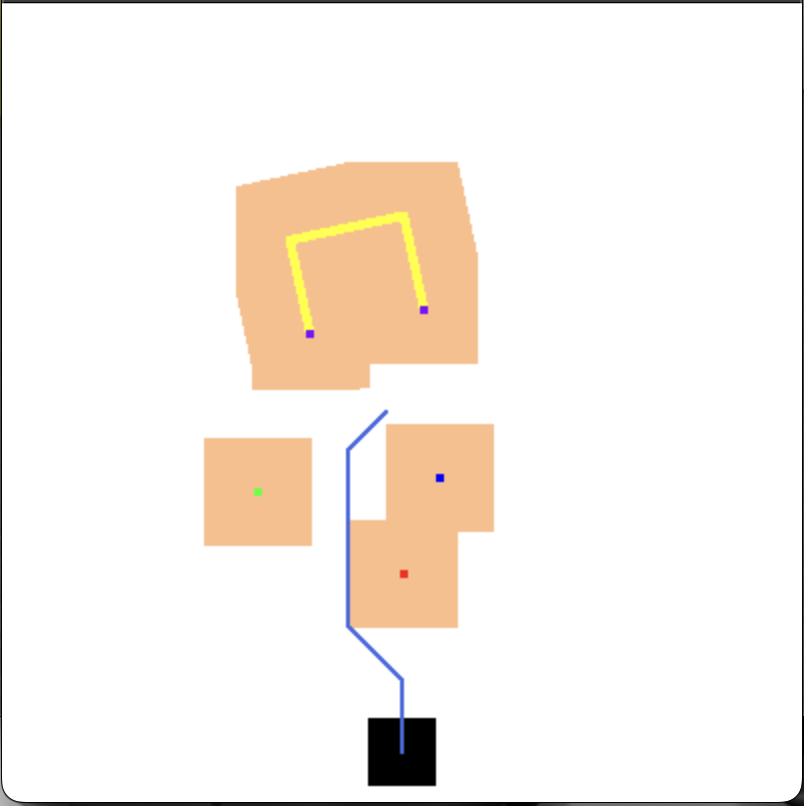

Here is the Python script that generated this plot:
import matplotlib.pyplot as plt
import numpy as np
import cv2

from math import pi, tan, sqrt, acos, fabs, asin
from geometry import dist2Points, lineFrom2Dots4Map,\
    getCenter2Dots, getUnitVecrot, getAngeleBetweenArrays
from collections import deque


MAPWIDTH = 400
MAPLENGHT = 400

GDIST = 45

GARAGEW = 58
GARAGEH = 48

DELTANGLE = 30

ROBOT_X = 200
ROBOT_Y = 375
ROBOT_DIAGONAL = 34
OFFSET = 20
OBSTACLE_DIAGONAL = 4

#colors in BGR format
colors = {"WHITE":      (0,   [255, 255, 255]),
          "VIOLET":     (1,   [255, 0, 127]),
          "RED":        (2,   [0, 0, 255]),
          "GREEN":      (3,   [0, 255, 0]),
          "BLUE":       (4,   [255, 0, 0]),
          "YELLOW":     (5,   [0, 255, 255]),
          "ROBOT":      (6,   [0, 0, 0]),
          "WAY":        (7,   [225, 105, 65]),
          "ZONE":       (8,   [136, 189, 255])
          }

MAP = [[0 for i in range(MAPWIDTH)] for j in range(MAPLENGHT)]


class Map(object):
    mapr = [[0 for i in range(MAPWIDTH)] for j in range(MAPLENGHT)]

    def __init__(self):
        # super().__init__()
        self.goal = (0, 0)
        self.position = "RIGHT"
        self.mapInt = [[0 for i in range(MAPWIDTH)] for j in range(MAPLENGHT)]
        self.MAPgr = []

    def getApprPath(self) -> tuple:
        """
        Do approximating the path that was found by bfs algorithm.
        :return: distances and angles, acording to them robot will move.
        """
        self.drawRobot()
        self.MAPgr = []
        for i in range(MAPLENGHT):
            self.MAPgr.append([])
            for j in range(MAPWIDTH):
                self.MAPgr[i].append(list(colors.values())[self.mapr[i][j]][1])

        self.MAPgr = np.array(self.MAPgr).astype(np.uint8)
        hsv = cv2.cvtColor(self.MAPgr, cv2.COLOR_BGR2HSV)
        THRESH = cv2.inRange(hsv, np.array([110, 175, 220]), np.array([120, 185, 230]))

        CONTOURS = cv2.findContours(THRESH.copy(), cv2.RETR_TREE, cv2.CHAIN_APPROX_SIMPLE)

        ar = []
        for cont in CONTOURS[0]:
            arclen = cv2.arcLength(cont, True)

            # do approx
            eps = 0.01
            epsilon = arclen * eps
            area = np.array(cv2.approxPolyDP(cont, epsilon, True))
            polygon_vertexies = len(area)
            ar.append(area)

        a = ar[0].tolist()[:int(len(ar[0]) / 2 + 1)]
        a.reverse()
        dist = []
        vec = [np.array([0, -1])]
        rot = []
        for i in range(0, len(a) - 1):
            dist.append(dist2Points(a[i][0][0], a[i][0][1], a[i + 1][0][0], a[i + 1][0][1]))
            vec.append(getUnitVecrot(a[i][0], a[i + 1][0]))

        for i in range(len(vec) - 1):
            rot.append(getAngeleBetweenArrays(vec[i], vec[i + 1]))

        return dist, rot


    def drawCircle(self, x: int, y: int, r: int, c: str):
        """
        Insert int from 0 to 8 (depends on circle color) to mapInt
        :param x: x coordinate of circle center.
        :param y: y coordinate of circle center.
        :param r: circle radius.
        :param c: circle color.
        :return: mapInt with inserted circle.
        """
        for yi in range(y - r, y + r):
            for xi in range(x - r, x + r):
                # if ((x - xi) ** 2 + (y - yi) ** 2) <= r ** 2:
                    try:
                        if (xi < 400 and xi > 0) and (yi < 400 and yi > 0) and (self.mapr[yi][xi] == 0 or self.mapr[yi][xi] == colors["ZONE"][0]):
                            self.mapr[yi][xi] = colors[c][0]
                    except IndexError:
                        continue
        return self.mapInt

    def drawDotWithZone(self, x: float, y: float, color: str):
        self.drawCircle(round(x), round(y), round(OBSTACLE_DIAGONAL / 2), color)
        self.drawCircle(round(x), round(y), round((ROBOT_DIAGONAL + OFFSET) / 2), "ZONE")

    def defineGoal(self, point1: tuple, point2: tuple, side: str) -> tuple:
        k, b = lineFrom2Dots4Map(point1, point2)
        ko = -1/k if k != 0 else -99999999
        x, y = getCenter2Dots([point1, point2])
        b = y - ko * x
        xg, yg = x, y
        while dist2Points(x, y, xg, yg) < GDIST:
            if side == "TOP" or side == "DOWN":
                yg -= 1 if side == "TOP" else -1
                xg = (yg - b) / ko
            else:
                xg -= 1 if side == "LEFT" else -1
                yg = ko * xg + b
        return (round(xg), round(yg))

    def drawSquareBy2Dots(self, point1: tuple, point2: tuple, h: int, side: str = "LEFT", entry: str = "TOP"):
        k, b = lineFrom2Dots4Map(point1, point2)
        if entry != "DOWN":
            for x in range(point1[0], point2[0]):
                y = round(k * x + b)
                self.drawDotWithZone(x, y, "YELLOW")

        # k, b = lineFrom2Dots4Map(point1, point2)
        ko = -1/k if k != 0 else -99999999
        b1 = point1[1] - ko * point1[0]
        b2 = point2[1] - ko * point2[0]
        x1, y1 = point1
        x2, y2 = point2

        while dist2Points(x1, y1, point1[0], point1[1]) < h and dist2Points(x2, y2, point2[0], point2[1]) < h:
            y1 -= 1
            y2 -= 1
            x1 = (y1 - b1) / ko
            x2 = (y2 - b2) / ko
            if entry == "TOP" or entry == "DOWN" or entry == "RIGHT":
                self.drawDotWithZone(x1, y1, "YELLOW")
            if entry == "TOP" or entry == "DOWN" or entry == "LEFT":
                self.drawDotWithZone(x2, y2, "YELLOW")
        if entry == "RIGHT" or entry == "LEFT" or entry == "DOWN":
            x, y = x1, y1
            b = y - k*x
            while dist2Points(x1, y1, x2, y2) > dist2Points(x, y, x1, y1):
                x += 1 if x1 < x2 else -1
                y = k*x + b
                self.drawDotWithZone(x, y, "YELLOW")
        if entry == "RIGHT":
            self.goal = self.defineGoal((point2[0], point2[1]), (x2, y2), entry)
        elif entry == "LEFT":
            self.goal = self.defineGoal((x1, y1), (point1[0], point1[1]), entry)
        elif entry == "TOP":
            self.goal = self.defineGoal((x1, y1), (x2, y2), entry)
        elif entry == "DOWN":
            self.goal = self.defineGoal(point1, point2, entry)


    def drawRobot(self):
        radius = int(ROBOT_DIAGONAL / 2)
        self.drawCircle(ROBOT_X, ROBOT_Y, radius, "ROBOT")

    def drawObstacle(self, dist: float, angle: float, color: str):
        omega = 90 + angle

        b = ROBOT_Y - tan(pi * (omega / 180)) * ROBOT_X

        x, y = ROBOT_X, ROBOT_Y
        while dist2Points(ROBOT_X, ROBOT_Y, x, y) < dist:
            y -= 1
            x = (y - b) / tan(pi * (omega / 180))
        self.drawDotWithZone(x, y, color)
        return (x, y)

    def drawGarage(self, dist: float, angleMap: float, angleP: float, entry: str):
        if entry == "DOWN":
            omega = 90 + angleMap

            k0 = tan(pi * (omega / 180))
            b = ROBOT_Y - k0 * ROBOT_X

            x, y = ROBOT_X, ROBOT_Y
            while dist2Points(ROBOT_X, ROBOT_Y, x, y) < dist:
                y -= 1
                x = (y - b) / k0

            zeta = -270 + angleP
            k1 = tan(pi * (zeta / 180))
            b = y - k1 * x
            k10 = -1 / k1 if k1 != 0 else -99999999
            xg, yg = x, y
            b0 = yg - k10 * xg
            while dist2Points(xg, yg, x, y) < 30:
                yg += 1
                xg = (yg - b0) / k10

            x1viol, y1viol = x2viol, y2viol = x, y
            while dist2Points(x, y, x1viol, y1viol) < GARAGEW / 2:
                x1viol -= 1
                y1viol = k1 * x1viol + b
                x2viol += 1
                y2viol = k1 * x2viol + b

            self.drawDotWithZone(x1viol, y1viol, "VIOLET")
            self.drawDotWithZone(x2viol, y2viol, "VIOLET")

            self.drawSquareBy2Dots((x1viol, y1viol), (x2viol, y2viol), GARAGEH, entry,"DOWN")
        elif entry:
            point1 = self.drawObstacle(dist[0], angleMap[0], "WHITE")
            point2 = self.drawObstacle(dist[1], angleMap[1], "WHITE")
            dot1 = getCenter2Dots([point1, point2])
            k, b = lineFrom2Dots4Map(point1, point2)
            self.drawDotWithZone(dot1[0], dot1[1], "VIOLET")
            if entry == "LEFT":
                x, y = dot1
                while dist2Points(dot1[0], dot1[1], x, y) < GARAGEW:
                    x -= 1
                    y = k*x + b
                dot2 = (x, y)
            elif entry == "RIGHT":
                x, y = dot1
                while dist2Points(dot1[0], dot1[1], x, y) < GARAGEW:
                    x += 1
                    y = k * x + b
                dot2 = (x, y)
            else:
                x, y = dot1
                while dist2Points(dot1[0], dot1[1], x, y) < GARAGEW:
                    y -= 1
                    x = (y-b) / k
                dot2 = (x, y)

            self.drawDotWithZone(dot2[0], dot2[1], "VIOLET")
            self.drawSquareBy2Dots(dot1, dot2, GARAGEH, entry,"DOWN")
        else:
            LeftPoints = []
            RightPoints =[]
            k0 = 0
            for i in range(0, len(dist), 2):
                omega1 = 90 + angleMap[i]

                b = ROBOT_Y - tan(pi * (omega1 / 180)) * ROBOT_X

                x, y = ROBOT_X, ROBOT_Y
                while dist2Points(ROBOT_X, ROBOT_Y, x, y) < dist[i]:
                    y -= 1
                    x = (y - b) / tan(pi * (omega1 / 180))
                point1 = (round(x), round(y))

                omega = 90 + angleMap[i+1]

                b = ROBOT_Y - tan(pi * (omega / 180)) * ROBOT_X

                x, y = ROBOT_X, ROBOT_Y
                while dist2Points(ROBOT_X, ROBOT_Y, x, y) < dist[i + 1]:
                    y -= 1
                    x = (y - b) / tan(pi * (omega / 180))
                point2 = (round(x), round(y))
                k, b = (lineFrom2Dots4Map(point1, point2))
                if fabs(k) > 1:
                    if len(LeftPoints) != 2:
                        LeftPoints.append(point1)
                        LeftPoints.append(point2)

                    else:
                        if max(LeftPoints, key = lambda x: x[0]) < max([point1, point2], key = lambda x: x[0]):
                            LeftPoints.remove(max(LeftPoints, key = lambda x: x[0]))
                            LeftPoints.insert(0, max([point1, point2], key = lambda x: x[0]))
                            LeftPoints.sort()
                        if min(LeftPoints, key = lambda x: x[0]) > min([point1, point2], key = lambda x: x[0]):
                            LeftPoints.remove(min(LeftPoints, key = lambda x: x[0]))
                            LeftPoints.insert(0, min([point1, point2], key = lambda x: x[0]))
                            LeftPoints.sort()

                else:
                    if len(RightPoints) != 2:
                        RightPoints.append(point1)
                        RightPoints.append(point2)
                    else:
                        if max(RightPoints, key = lambda x: x[0]) < max([point1, point2], key = lambda x: x[0]):
                            RightPoints.remove(max(RightPoints, key = lambda x: x[0]))
                            RightPoints.insert(0, max([point1, point2], key = lambda x: x[0]))
                            RightPoints.sort()
                        if min(RightPoints, key = lambda x: x[0]) > min([point1, point2], key = lambda x: x[0]):
                            RightPoints.remove(min(RightPoints, key = lambda x: x[0]))
                            RightPoints.insert(0, min([point1, point2], key = lambda x: x[0]))
                            RightPoints.sort()

            if len(RightPoints) == 2 and len(LeftPoints) == 2:

                distRight = dist2Points(RightPoints[0][0], RightPoints[0][1], RightPoints[1][0], RightPoints[1][1])
                distLeft = dist2Points(LeftPoints[0][0], LeftPoints[0][1], LeftPoints[1][0], LeftPoints[1][1])
                H = GARAGEH
                if distRight > distLeft:
                    self.drawSquareBy2Dots(RightPoints[0], RightPoints[1], H, entry = "TOP")
                else:
                    self.drawSquareBy2Dots(LeftPoints[0], LeftPoints[1], H, entry = "TOP")
            elif len(LeftPoints) != 2:
                distRight = dist2Points(RightPoints[0][0], RightPoints[0][1], RightPoints[1][0], RightPoints[1][1])
                H = GARAGEH if (fabs(GARAGEW - distRight) < fabs(GARAGEH - distRight)) else GARAGEW
                self.drawSquareBy2Dots(RightPoints[0], RightPoints[1], H, entry = "TOP" if H == GARAGEH else self.position)

            elif len(RightPoints) != 2:
                distLeft = dist2Points(LeftPoints[0][0], LeftPoints[0][1], LeftPoints[1][0], LeftPoints[1][1])
                H = GARAGEH if (fabs(GARAGEW - distLeft) < fabs(GARAGEH - distLeft)) else GARAGEW
                self.drawSquareBy2Dots(LeftPoints[0], LeftPoints[1], H, entry = "TOP" if H == GARAGEH else self.position)

    def bfs(self) -> list:
        start = (ROBOT_X, ROBOT_Y)
        goal = self.goal
        graph = {}

        def getPossibleNodes(x: int, y: int) -> list:
            check_node = lambda x, y: True if 0 <= x < MAPWIDTH and 0 <= y < MAPLENGHT and not self.mapr[y][x] else False
            ways = [-1, 0], [0, -1], [1, 0], [0, 1], [-1, -1], [1, -1], [1, 1], [-1, 1]
            return [(x+ways[i][0], y+ways[i][1]) for i in range(len(ways)) if check_node(x+ways[i][0], y+ways[i][1])]

        for y, row in enumerate(self.mapInt):
            for x, col in enumerate(row):
                if not col:
                    graph[(x, y)] = graph.get((x, y), []) + getPossibleNodes(x, y)

        queue = deque([start])
        visited = {start: None}


        while queue:
            cur_node = queue.popleft()
            if cur_node == goal:
                break
            next_nodes = graph[cur_node]
            for next_node in next_nodes:
                if next_node not in visited:
                    queue.append(next_node)
                    visited[next_node] = cur_node

        path = []
        cell = goal
        while cell and cell in visited:
            self.drawCircle(cell[0], cell[1], int(1), "WAY")
            path.append(cell)
            cell = visited[cell]
        return self.getApprPath() if path else ([], [])

    def showMap(self):

        self.MAPgr = []
        for i in range(MAPLENGHT):
            self.MAPgr.append([])
            for j in range(MAPWIDTH):
                self.MAPgr[i].append(list(colors.values())[self.mapr[i][j]][1])

        self.MAPgr = np.array(self.MAPgr).astype(np.uint8)

        while True:
            cv2.imshow("map",self.MAPgr)
            if cv2.waitKey(0) & 0xFF == ord('q'):
                cv2.destroyAllWindows()
                # self.drawCircle(200, 200, 210, "WHITE")
                # self.clearMAPBGR()
                # self.mapClear()
                break

    def mapClear(self):
        # self.mapInt = None
        # del self.mapInt
        # self.__init__()
        self.mapInt.clear()
        self.mapInt  = [[0 for i in range(MAPWIDTH)] for j in range(MAPLENGHT)]
    # def clearMAPBGR(self):
    #     self.MAPgr = None
    #     # del self.MAPgr
    #     self.MAPgr = []
    #     # self.__init__()
    #     # self.MAPgr.tolist()
    #     # self.MAPgr = []


        # for i in range(len(self.MApr)):
        #     for j in range(len(self.MAPgr[0])):
        #         self.MAPgr[i][j] = colors["WHITE"][1]
